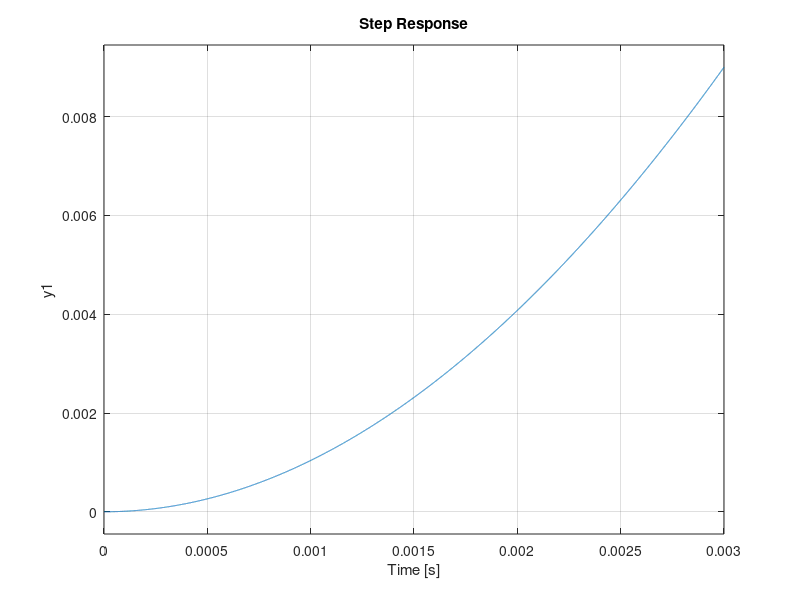
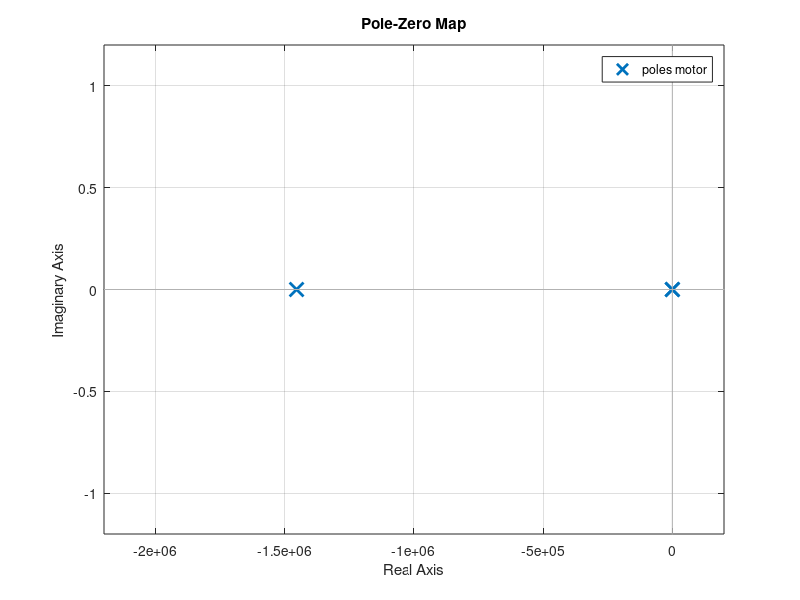
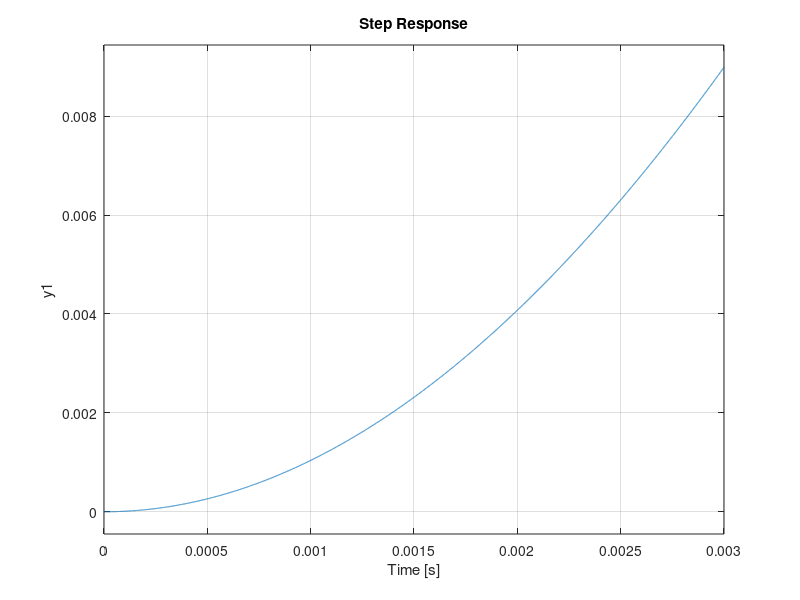
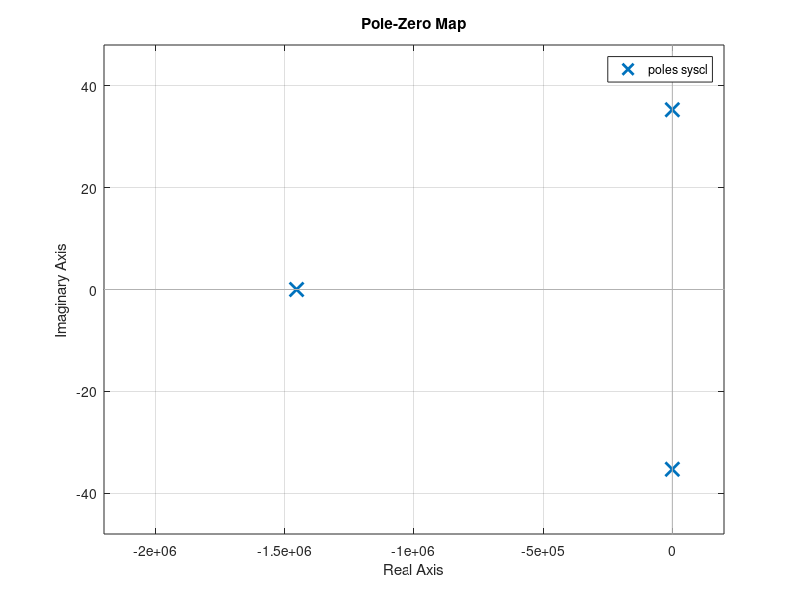

Reproduce these figures in MATLAB, in order. (Note: this script raises an error after producing the figures.)
% model
J = 3.2284E-6;
b = 3.5077E-6;
K = 0.0274;
R = 4;
L = 2.75E-6;
s = tf('s');
motor = K/(s*((J*s+b)*(L*s+R)+K^2));

% analysis
figure
step(motor);
figure
pzmap(motor);

figure
syscl = feedback(motor,1);
step(syscl);
figure
pzmap(syscl);
figure
margin(motor);

% design
Kp = 1;
for i = 1:3
    C(:,:,i) = pid(Kp);
    Kp = Kp + 10;
end
syscl = feedback(C*motor,1);
figure
step(syscl(:,:,1), syscl(:,:,2), syscl(:,:,3));
ylabel('Position, \theta (radians)');
title('Response to a Step Reference with Different Values of Kp');
legend('Kp = 1', 'Kp = 11','Kp = 21');


distcl = feedback(motor,C);
figure
step(distcl(:,:,1), distcl(:,:,2), distcl(:,:,3))
ylabel('Position, \theta (radians)');
title('Response to a Step Disturbance with Different Values of Kp')
legend('Kp = 1', 'Kp = 11','Kp = 21');

Kp = 21;
Ki = 100;
for i = 1:5
    C(:,:,i) = pid(Kp,Ki);
    Ki = Ki + 200;
end

syscl = feedback(C*motor,1);
figure
step(syscl(:,:,1), syscl(:,:,2), syscl(:,:,3));
ylabel('Position, \theta (radians)');
title('Response to a Step Reference with Kp = 21 and Different Values of Ki');
legend('Ki = 100', 'Ki = 300', 'Ki = 500');

distcl = feedback(motor,C);
figure
step(distcl(:,:,1), distcl(:,:,2), distcl(:,:,3));
ylabel('Position, \theta (radians)');
title('Response to a Step Disturbance with Kp = 21 and Different Values of Ki');
legend('Ki = 100',  'Ki = 300',  'Ki = 500');

Kp = 21;
Ki = 500;
Kd = 0.05;

for i = 1:3
    C(:,:,i) = pid(Kp,Ki,Kd);
    Kd = Kd + 0.1;
end

syscl = feedback(C*motor,1);
figure
step(syscl(:,:,1), syscl(:,:,2), syscl(:,:,3));
ylabel('Position, \theta (radians)');
title('Step Reference with Kp = 21, Ki = 500 and Different Values of Kd');
legend('Kd = 0.05', 'Kd = 0.15', 'Kd = 0.25');

distcl = feedback(motor,C);
figure
step(distcl(:,:,1), distcl(:,:,2), distcl(:,:,3));
ylabel('Position, \theta (radians)');
title('Step Disturbance with Kp = 21, Ki = 500 and Different values of Kd');
legend('Kd = 0.05', 'Kd = 0.15', 'Kd = 0.25');

figure
step(syscl(:,:,2));
ylabel('Position, \theta (radians)');
title('Response to a Step Reference');
figure
step(distcl(:,:,2));
ylabel('Position, \theta (radians)');
title('Response to a Step Disturbance');

figure
rlocus(motor);
axis([ -300 100 -400 400]);
sgrid(.5,0);
sigrid(115);

figure
C = (s + 50)/s;
rlocus(C*motor);
axis([ -300 100 -400 400]);
sgrid(.5,0);
sigrid(115);

figure
C = (s + 50)/s*(1/80*s+1);
rlocus(C*motor);
axis([ -300 100 -400 400]);
sgrid(.5,0);
sigrid(115);


K = 11;
syscl=feedback(K*C*motor,1);
discl=feedback(motor,K*C);
figure
step(syscl);
figure
step(discl);

figure
margin(motor);

C = 1/s;
figure
margin(C*motor);

C = 1/s*((s/40+1)/(s/2000+1))^2;
figure
bode(C*motor);

K = 450;

syscl=feedback(K*C*motor,1);
discl=feedback(motor,K*C);

figure
step(syscl);
figure
step(discl);

function[ ] = sigrid(sig)
    hold on
    limits = axis;
    mx=limits(1,4);
    mn=limits(1,3);
    stz=abs(mx)+abs(mn);
    st=stz/50;
    im=mn:st:mx;
    lim=length(im);
    for i=1:lim
        re(i)=-sig;
    end
    re(:);
    plot(re,im,'.')
    hold off
    return
end
